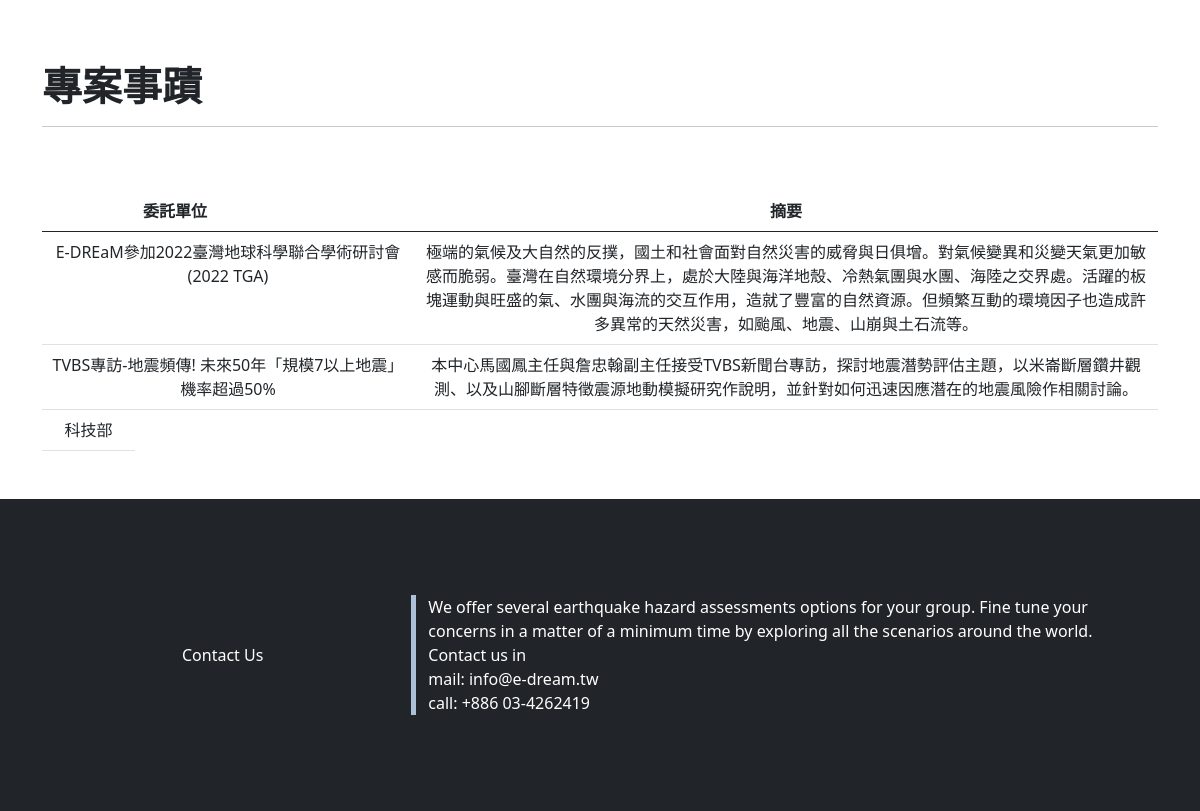
The app's page /Service/ (lower part), older data.
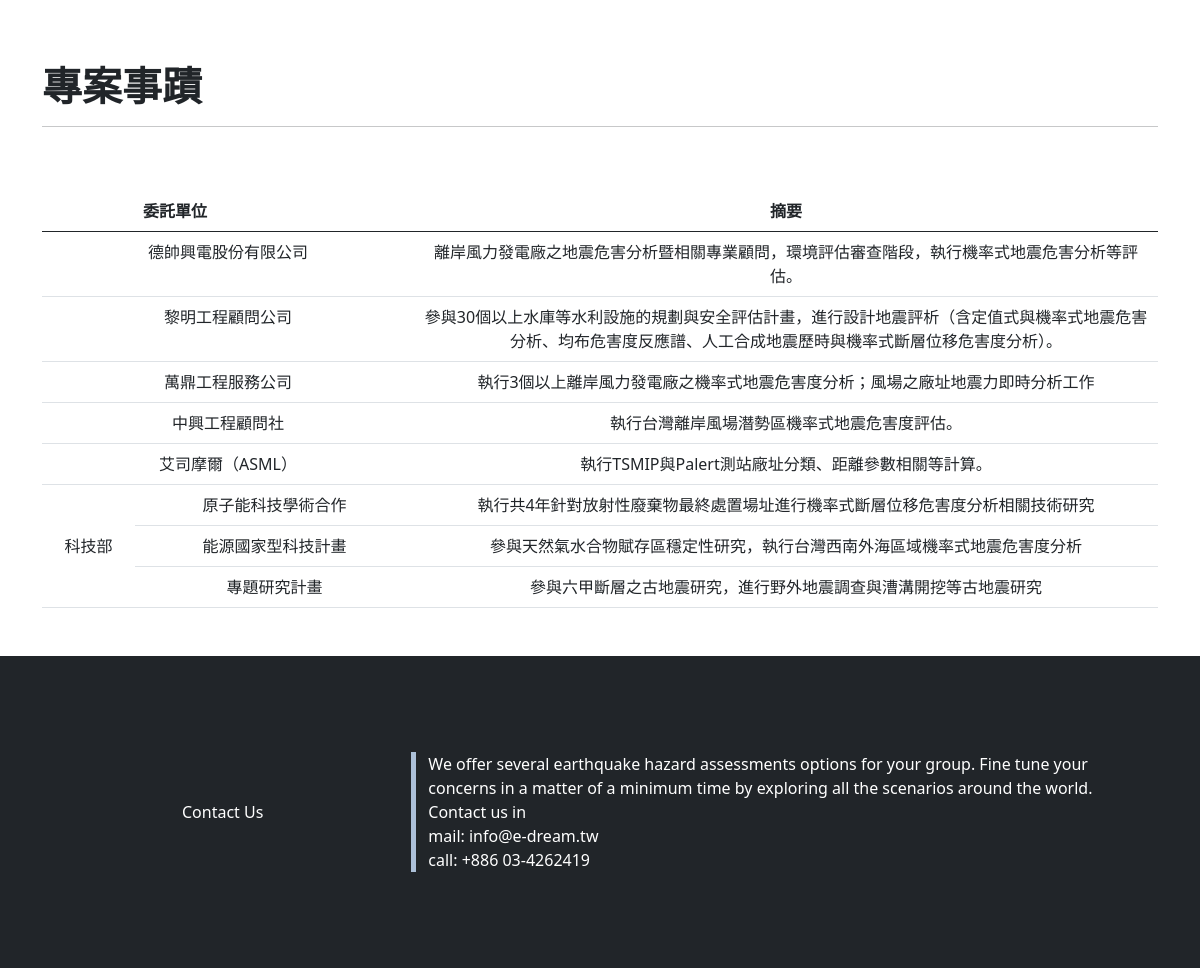
The same page, newer data.
### service/models.py (models this page shows, shortened)
class Service_Title(models.Model):
    name = models.CharField('公司名稱', max_length=50)
    logo= models.ImageField("公司logo",storage=OverwriteStorage(),upload_to='',blank=True)
    title1 = models.CharField('主題名稱1', max_length=50)
    title2 = models.CharField('主題名稱2', max_length=50)
    bottom_title=models.CharField('底部標題', max_length=20,blank=True)
    bottom_content=models.TextField('底部內容', max_length=300,blank=True)
    bottom_email=models.CharField('底部email', max_length=100,blank=True)
    bottom_phone=models.CharField('底部連絡電話', max_length=50,blank=True)

class Experience(models.Model):
    title = models.CharField('委託單位', max_length=50)
    content=models.TextField("摘要", max_length=500,blank=True)

class NSTC_project(models.Model):
    project=models.CharField('計畫', max_length=50)
    content=models.TextField("摘要", max_length=500,blank=True)

### service/views.py (the view)
# urls.py: path('', views.showService),
def showService(request):
    title=Service_Title.objects.all()
    service=Service.objects.all()
    experience=Experience.objects.all()
    NSTC=NSTC_project.objects.all()
    return render(request,"Service.html",{"service_title":title,"service_content":service,"experience_content":experience,"NSTC_project":NSTC})

### templates/Service.html (shortened to what this page needs)
{% load static %}
<!DOCTYPE html>
<html lang="en">
<head>
    <link href="https://cdn.jsdelivr.net/npm/bootstrap@5.0.2/dist/css/bootstrap.min.css" rel="stylesheet"
>
    <link rel="stylesheet" href="{% static 'css/HomePage.css' %}">
</head>
{% for Service in service_title %}
<body>
    <div class="container">
        <br>
        <br>
        {% for service in service_content %}
            <div class="column mt-lg-1">
                <div class="row col-12 col-md-12 mt-1">
                    <div class="col-12 col-md-5 mt-1 p-3">
                    </div>
                    <div class="col-12 col-md-7 mt-4">
                    </div>
                </div>
            </div>
        {% endfor %}
        <h1 class="display-6 fw-bold mt-5">{{Service.title2}}</h1>
        <hr>
        <br>
        <br>
        <table class="table">
            <thead>
                <tr>
                    <th class="col-1"></th>
                    <th class="col-3">委託單位</th>
                    <th class="col-8 text-center">摘要</th>
                </tr>
            </thead>
            <tbody>
                {% for experience in experience_content %}
                    <tr>
                        <td colspan="2" class="text-center">{{experience.title}}</td>
                        <td class="text-center">{{experience.content}}</td>
                    </tr>
                {% endfor %}
                <td rowspan="4" class="align-middle text-center">科技部</td>
                {% for project in NSTC_project %}
                    <tr>
                        <td class="text-center">{{project.project}}</td>
                        <td class="text-center">{{project.content}}</td>
                    </tr>
                {% endfor %}
            </tbody>
        </table>
    </div>
    <footer class="bd-footer py-4 py-md-5 mt-5 bg-dark">
        <div class="container py-4 py-md-5 px-4 px-md-3">
            <div class="row align-items-center">
                <div class="text-center col-4 col-md-4" style="color:white">{{Service.bottom_title}}</div>
                <div class="text-left col-8 col-md-8" id="Contact" style="color:white">
                    {{Service.bottom_content}}<br>
                    mail: {{Service.bottom_email}}<br>
                    call: {{Service.bottom_phone}}
                </div>
            </div>
        </div>
    </footer>
</body>
{% endfor %}
</html>

Row changes from the older to the newer data that the page shows:
removed Experience: title "E-DREaM參加2022臺灣地球科學聯合學術研討會(2022 TGA)", content "極端的氣候及大自然的反撲，國土和社會面對自然災害的威脅與日俱增。對氣候變異和災變天氣更加敏感而脆弱。臺灣在自然環境分界上，處於大陸與海洋地殼、冷熱氣團與水團、海陸之交界處。活躍的板塊運動與旺盛的氣、水團與海流的交互作用，造就了豐富的自然資源。但頻繁互動的環境因子也造成許多異常的天然災害，如颱風、地震、山崩與土石流等。"
removed Experience: title "TVBS專訪-地震頻傳! 未來50年「規模7以上地震」機率超過50%", content "本中心馬國鳳主任與詹忠翰副主任接受TVBS新聞台專訪，探討地震潛勢評估主題，以米崙斷層鑽井觀測、以及山腳斷層特徵震源地動模擬研究作說明，並針對如何迅速因應潛在的地震風險作相關討論。"
added Experience: title "德帥興電股份有限公司", content "離岸風力發電廠之地震危害分析暨相關專業顧問，環境評估審查階段，執行機率式地震危害分析等評估。"
added Experience: title "黎明工程顧問公司", content "參與30個以上水庫等水利設施的規劃與安全評估計畫，進行設計地震評析（含定值式與機率式地震危害分析、均布危害度反應譜、人工合成地震歷時與機率式斷層位移危害度分析）。"
added Experience: title "萬鼎工程服務公司", content "執行3個以上離岸風力發電廠之機率式地震危害度分析；風場之廠址地震力即時分析工作"
added Experience: title "中興工程顧問社", content "執行台灣離岸風場潛勢區機率式地震危害度評估。"
added Experience: title "艾司摩爾（ASML）", content "執行TSMIP與Palert測站廠址分類、距離參數相關等計算。"
added NSTC_project: project "原子能科技學術合作", content "執行共4年針對放射性廢棄物最終處置場址進行機率式斷層位移危害度分析相關技術研究"
added NSTC_project: project "能源國家型科技計畫", content "參與天然氣水合物賦存區穩定性研究，執行台灣西南外海區域機率式地震危害度分析"
added NSTC_project: project "專題研究計畫", content "參與六甲斷層之古地震研究，進行野外地震調查與漕溝開挖等古地震研究"
